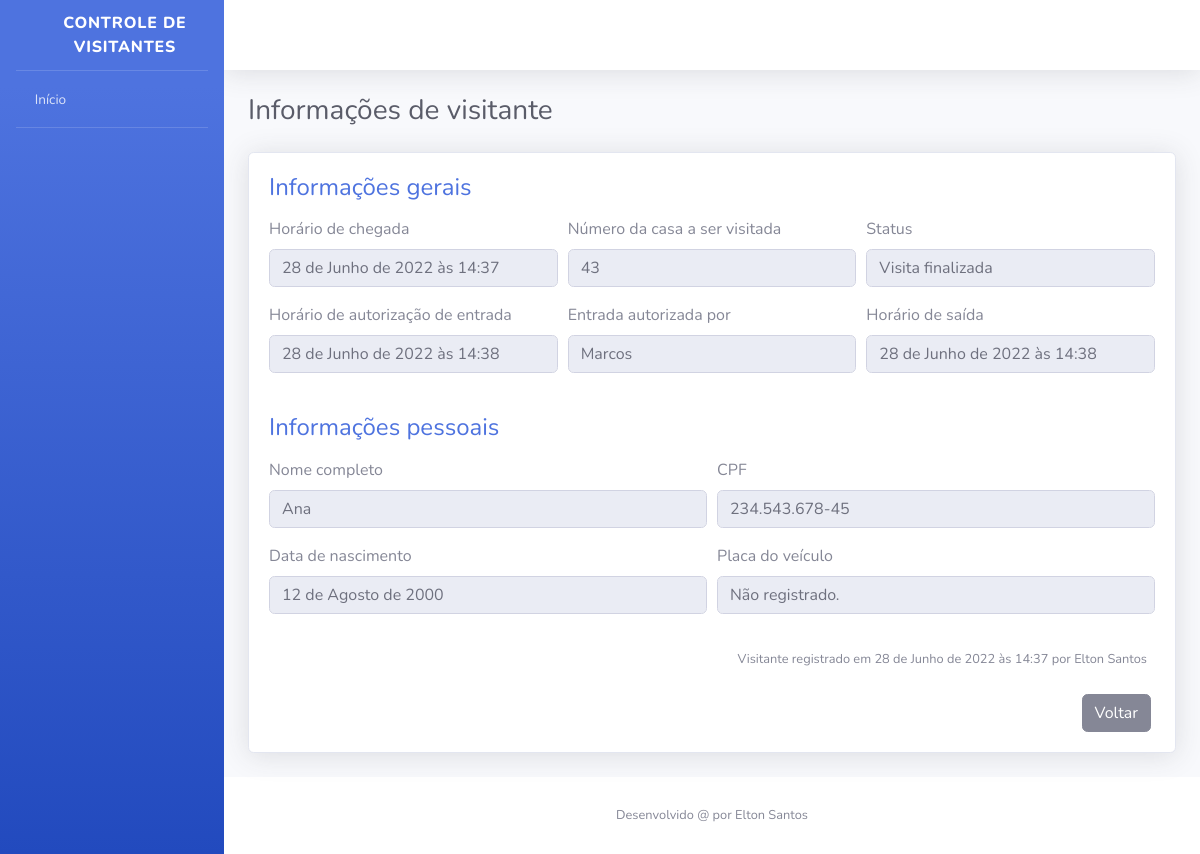
Page /visitantes/30/ (signed in) on the committed database.
### visitantes/models.py (models this page shows, shortened)
class Visitante(models.Model):
    STATUS_VISITANTE = [
        ("AGUARDANDO", "Aguardando autorização"),
        ("EM_VISITA", "Em visita"),
        ("FINALIZADO", "Visita finalizada")
    ]
    status = models.CharField(
        verbose_name="Status",
        max_length=10,
        choices=STATUS_VISITANTE,
        default="AGUARDANDO"
    )
    nome_completo = models.CharField(
        verbose_name="Nome Completo",
        max_length=194
    )
    cpf = models.CharField(
        verbose_name="CPF",
        max_length=11
    )
    data_nascimento = models.DateField(
        verbose_name="Data de nascimento",
        auto_now_add=False,
        auto_now=False
    )
    numero_casa = models.PositiveSmallIntegerField(
        verbose_name="Número da casa visitada",
    )
    placa_veiculo = models.CharField(
        verbose_name="Placa do veículo",
        max_length=7,
        blank=True,
        null=True
    )
    horario_chegada = models.DateTimeField(
        verbose_name="Horário de chegada",
        auto_now_add=True
    )
    horario_saida = models.DateTimeField(
        verbose_name="Horário de saída",
        auto_now=False,
        blank=True,
        null=True
    )
    horario_autorizacao = models.DateTimeField(
        verbose_name="Horário de autorização de entrada",
        auto_now=False,
        blank=True,
        null=True
    )
    morador_responsavel = models.CharField(
        verbose_name="Morador responsável pela autorização da entrada",
        max_length=194,
        blank=True
    )
    registrado_por = models.ForeignKey(
        "porteiros.Porteiro",
        verbose_name="Porteiro responsável",
        on_delete=models.PROTECT
    )
    def get_horario_saida(self):
        if self.horario_saida:
            return self.horario_saida
        return 'Não registrado.'
    def get_horario_autorizacao(self):
        if self.horario_autorizacao:
            return self.horario_autorizacao
        return 'Aguardando autorização.'
    def get_morador_responsavel(self):
        if self.morador_responsavel:
            return self.morador_responsavel
        return 'Aguardando autorização.'
    def get_placa_veiculo(self):
        if self.placa_veiculo:
            return self.placa_veiculo
        return 'Não registrado.'
    def get_cpf(self):
        if self.cpf:
            cpf = str(self.cpf)
            cpf_parte_um = cpf[0:3]
            cpf_parte_dois = cpf[3:6]
            cpf_parte_tres = cpf[6:9]
            cpf_parte_quatro = cpf[9:]
            cpf_formatado = f"{cpf_parte_um}.{cpf_parte_dois}.{cpf_parte_tres}-{cpf_parte_quatro}"
            return cpf_formatado
    class Meta:
        verbose_name = "Visitante"
        verbose_name_plural = "Visitantes"
        db_table = "visitante"

### porteiros/models.py (models this page shows)
class Porteiro(models.Model):
    usuario = models.OneToOneField(
        "usuarios.Usuario",
        verbose_name="Usuário",
        on_delete=models.PROTECT
    )
    nome_completo = models.CharField(
        verbose_name="Nome completo",
        max_length=194,
    )
    cpf = models.CharField(
        verbose_name="CPF",
        max_length=11,
    )
    telefone = models.CharField(
        verbose_name="Telefone de contato",
        max_length=11,
    )
    data_nascimento = models.DateField(
        verbose_name="Data de nascimento",
        auto_now_add=False,
        auto_now=False,
    )
    class Meta:
        verbose_name = "Porteiro"
        verbose_name_plural = "Porteiros"
        db_table = "porteiro"
    def __str__(self):
        return self.nome_completo

### visitantes/views.py (the view, shortened to what this page needs)
@login_required
def informacoes_visitante(request, id):
    visitante = get_object_or_404(
        Visitante,
        id=id
    )
    form = AutorizaVisitanteForm()
    context = {
        "nome_pagina": "Informações de visitante",
        "visitante": visitante,
        "form": form
    }
    return render(request, "informacoes_visitante.html", context)

### visitantes/forms.py
class AutorizaVisitanteForm(forms.ModelForm):
    morador_responsavel = forms.CharField(required=True)
    class Meta:
        model = Visitante
        fields = [
            "morador_responsavel"
        ]
        error_messages = {
            "morador_responsavel": {
                "required": "Nome do morador responsável é obrigatório."
            }
        }

### templates/informacoes_visitante.html (shortened to what this page needs)
{% extends "base.html" %}
{% load widget_tweaks %}
{% block conteudo %}
<div class="container">
    <div class="d-sm-flex align-items-center justify-content-between mb-4">
        <h1 class="h3 mb-0 text-gray-800">{{ nome_pagina }}</h1>
    </div>
    <div class="card shadow mb-4">
        <div class="card-body">
            <h4 class="mb-3 text-primary">
                Informações gerais
            </h4>
            <form>
                <div class="form-row">
                    <div class="form-group col-md-4">
                        <label>Horário de chegada</label>
                        <input type="text" class="form-control" value="{{ visitante.horario_chegada }}" disabled>
                    </div>
                    <div class="form-group col-md-4">
                        <label>Número da casa a ser visitada</label>
                        <input type="text" class="form-control" value="{{ visitante.numero_casa }}" disabled>
                    </div>
                    <div class="form-group col-md-4">
                        <label>Status</label>
                        <input type="text" class="form-control" value="{{ visitante.get_status_display }}" disabled>
                    </div>
                </div>
                <div class="form-row">
                    <div class="form-group col-md-4">
                        <label>Horário de autorização de entrada</label>
                        <input type="text" class="form-control" value="{{ visitante.get_horario_autorizacao }}" disabled>
                    </div>
                    <div class="form-group col-md-4">
                        <label>Entrada autorizada por</label>
                        <input type="text" class="form-control" value="{{ visitante.get_morador_responsavel }}" disabled>
                    </div>
                    <div class="form-group col-md-4">
                        <label>Horário de saída</label>
                        <input type="text" class="form-control" value="{{ visitante.get_horario_saida }}" disabled>
                    </div>
                </div>
            </form>
            <h4 class="mb-3 mt-4 text-primary">
                Informações pessoais
            </h4>
            <form>
                <div class="form-row">
                    <div class="form-group col-md-6">
                        <label>Nome completo</label>
                        <input type="text" class="form-control" value="{{ visitante.nome_completo }}" disabled>
                    </div>
                    <div class="form-group col-md-6">
                        <label>CPF</label>
                        <input type="text" class="form-control" value="{{ visitante.get_cpf }}" disabled>
                    </div>
                </div>
                <div class="form-row">
                    <div class="form-group col-md-6">
                        <label>Data de nascimento</label>
                        <input type="text" class="form-control" value="{{ visitante.data_nascimento }}" disabled>
                    </div>
                    <div class="form-group col-md-6">
                        <label>Placa do veículo</label>
                        <input type="text" class="form-control" value="{{ visitante.get_placa_veiculo }}" disabled>
                    </div>
                </div>
            </form>
            <p class="mr-2 mt-3 mb-4 text-right">
                <small>
                    Visitante registrado em {{ visitante.horario_chegada }} por {{ visitante.registrado_por }}
                </small>
            </p>
            <div class="mr-1 text-right">
                <a href="{% url 'index' %}" class="btn btn-secondary text-white" type="button">
                    <span class="text">Voltar</span>
                </a>
            </div>
        </div>
    </div>
</div>
{% endblock %}

### rows in the picture
Visitante: horario_chegada "28 de Junho de 2022 às 14:37", numero_casa "43", status "Visita finalizada", get_horario_autorizacao "28 de Junho de 2022 às 14:38", get_morador_responsavel "Marcos", get_horario_saida "28 de Junho de 2022 às 14:38", nome_completo "Ana", get_cpf "234.543.678-45", data_nascimento "12 de Agosto de 2000", get_placa_veiculo "Não registrado.", registrado_por "Elton Santos"

### other values in the picture
{{ nome_pagina }} "Informações de visitante"
